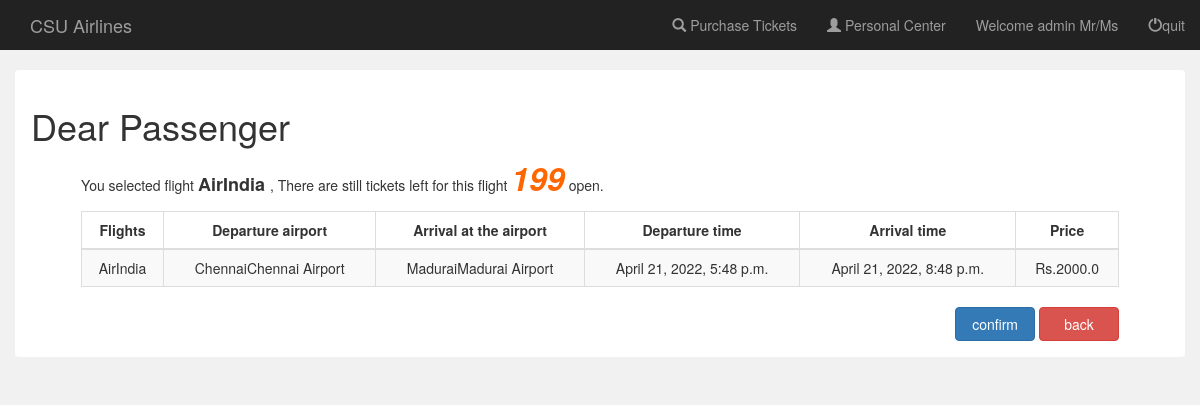
The page /booksystem/book/flight/2/ (signed in) on the database its author committed.
### booksystem/models.py (models this page shows, shortened)
class Flight(models.Model):
    user = models.ManyToManyField(User, default=1)  # With this field, the default background addition is invalid, you must customize the form to remove this field
    name = models.CharField(max_length=100)  # Flight China Southern Airlines CZ3969
    leave_city = models.CharField(max_length=100, null=True)  # leave the city
    arrive_city = models.CharField(max_length=100, null=True)  # arrival city
    leave_airport = models.CharField(max_length=100, null=True)  # departure airport
    arrive_airport = models.CharField(max_length=100, null=True)  # Arrival airport
    leave_time = models.DateTimeField(null=True)  # Date time field includes date field information and adds time
    arrive_time = models.DateTimeField(null=True)
    capacity = models.IntegerField(default=0, null=True)  # total number of seats
    price = models.FloatField(default=0, null=True)  # price
    book_sum = models.IntegerField(default=0, null=True)  # Total number of bookings
    income = models.FloatField(default=0, null=True)  # income

### booksystem/views.py (the view, shortened to what this page needs)
# urls.py: url(r'^book/flight/(?P<flight_id>[0-9]+)/$', views.book_ticket, name='book_ticket'),  # booking
@csrf_exempt
def book_ticket(request, flight_id):
    if not request.user.is_authenticated:  #Render login page if not logged in
        return render(request, 'booksystem/login.html')
    else:
        flight = Flight.objects.get(pk=flight_id)
        booked_flights = Flight.objects.filter(user=request.user)  #return QuerySet
        if flight in booked_flights:
            return render(request, 'booksystem/book_conflict.html')
        context = {
            'flight': flight,
            'username': request.user.username
        }
        return render(request, 'booksystem/book_flight.html', context)

### booksystem/templates/booksystem/book_flight.html (shortened to what this page needs)
{% extends 'booksystem/base.html' %}
{% block login_display %}
    <a href="#">Welcome {{ username }} Mr/Ms</a>
{% endblock %}
{% block content %}
    <div class="container-fluid" style="margin-top: 20px">
        <div class="alert" style="background-color: white;overflow: hidden">
            <h1>Dear Passenger</h1>
            <div id="info_body" style="margin-left: 50px;margin-right: 50px">
                <p>
                  You selected flight <strong style="font-size: large"> {{ flight.name }} </strong> ,
                    There are still tickets left for this flight
                    <strong id="remain_seats"
                            style="font-size: xx-large;color: #ff6600;font-style: italic">{{ flight.capacity }}</strong>
                  open.
                </p>
                <table class="table table-striped table-bordered">
                    <thead>
                    <tr>
                        <th style="text-align: center">Flights</th>
                        <th style="text-align: center">Departure airport</th>
                        <th style="text-align: center">Arrival at the airport</th>
                        <th style="text-align: center">Departure time</th>
                        <th style="text-align: center">Arrival time</th>
                        <th style="text-align: center">Price</th>
                    </tr>
                    </thead>
                    <tbody style="text-align: center">
                    <tr>
                        <td>{{ flight.name }}</td>
                        <td>{{ flight.leave_city }}{{ flight.leave_airport }}</td>
                        <td>{{ flight.arrive_city }}{{ flight.arrive_airport }}</td>
                        <td>{{ flight.leave_time }}</td>
                        <td>{{ flight.arrive_time }}</td>
                        <td>Rs.{{ flight.price }}</td>
                    </tr>
                    </tbody>
                </table>
                <div id="book_btns" align="right">
                    <form onsubmit="return PostData()" method="post" style="display: inline">
                        <input class="btn btn-primary" style="width: 80px" value="confirm" type="submit"
                               onclick="confirm_info()">
                    </form>
                    <a href="" class="btn btn-danger" style="width: 80px" onclick="history.back();">back</a>
                </div>
            </div>
        </div>
    </div>
{% endblock %}

### rows shown on the page
Flight: name "AirIndia", capacity "199", leave_city "Chennai", leave_airport "Chennai Airport", arrive_city "Madurai", arrive_airport "Madurai Airport", leave_time "April 21, 2022, 5:48 p.m.", arrive_time "April 21, 2022, 8:48 p.m.", price "2000.0"

### other values the page prints
{{ username }} "admin"
